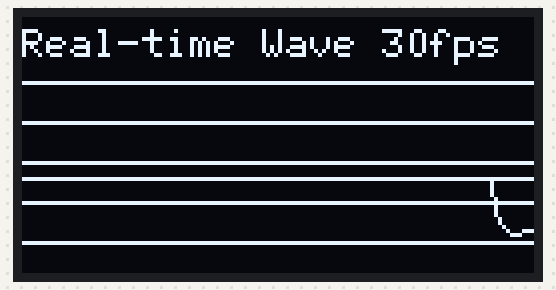
The sketch below on a simulated ESP32-S3. On the bench: 128×64 one-colour display.

Above: at 0.5 s.
At 5.74 s:
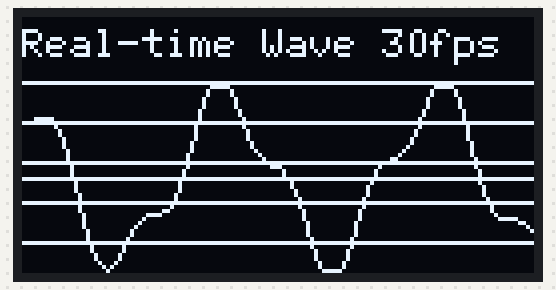
At 10.37 s:
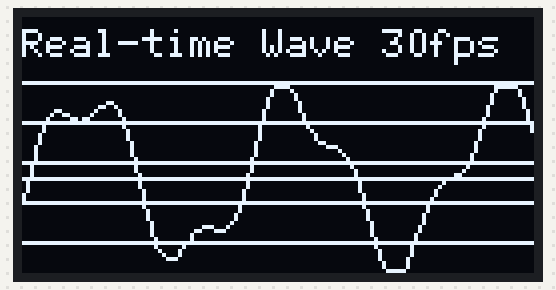
At 19.63 s:
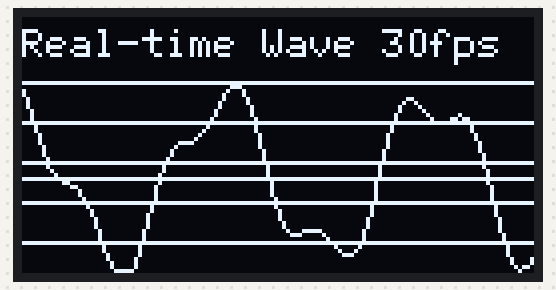
At 28.89 s:
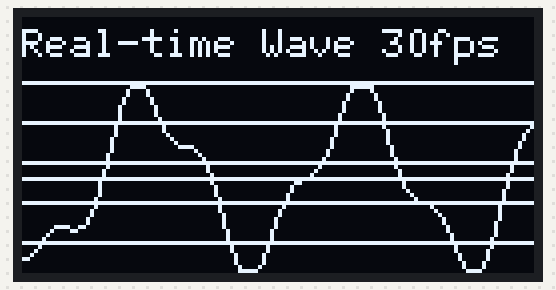
At 39.08 s:
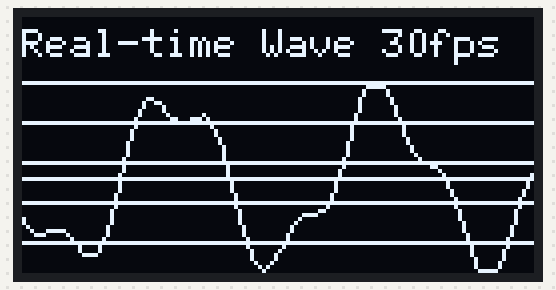

The sketch:

case02_wave.ino
```cpp
/*
 * 进阶案例 02: OLED 实时滚动波形(无外部硬件)
 * 知识点:
 *   1) 用数组保存历史采样值, 左移实现"滚动波形", 这是示波器/数据曲线的通用做法
 *   2) millis() 非阻塞定时替代 delay(), 固定帧率(约30fps)不卡死主循环
 *   3) drawLine 逐点连线、网格绘制
 * 以后把 sinf() 换成 ADC 读数/传感器读数, 就是一台迷你示波器。
 */

#include <U8g2lib.h>
#include <math.h>

U8G2_SSD1306_128X64_NONAME_F_SW_I2C u8g2(U8G2_R0, 38, 39, U8X8_PIN_NONE);

static const uint8_t W = 128;
static const uint8_t TOP = 16;          // 波形区顶部
static const uint8_t MID = 40;          // 波形中线
uint8_t wave[W];
float phase = 0.0f;
unsigned long lastFrame = 0;

void setup() {
  u8g2.begin();
  u8g2.setFont(u8g2_font_6x12_tr);
  for (uint8_t i = 0; i < W; i++) wave[i] = MID;
}

void loop() {
  // 非阻塞: 每 33ms 刷新一帧(~30fps)
  if (millis() - lastFrame < 33) return;
  lastFrame = millis();

  // 1) 历史数据整体左移一格
  memmove(wave, wave + 1, W - 1);

  // 2) 采"新样点": 基波 + 二次谐波叠加; 实战换成 analogRead/传感器
  phase += 0.12f;
  float v = 20.0f * sinf(phase) + 6.0f * sinf(phase * 2.7f + 1.0f);
  wave[W - 1] = (uint8_t)constrain(MID + v, TOP + 1, 63);

  // 3) 绘制
  u8g2.clearBuffer();
  u8g2.drawStr(0, 10, "Real-time Wave 30fps");

  // 横向网格线
  u8g2.setDrawColor(1);
  for (uint8_t y = TOP; y <= 60; y += 10) {
    u8g2.drawHLine(0, y, W);
  }
  // 中线加粗
  u8g2.drawHLine(0, MID, W);

  // 波形连线
  for (uint8_t x = 1; x < W; x++) {
    u8g2.drawLine(x - 1, wave[x - 1], x, wave[x]);
  }

  u8g2.sendBuffer();
}
```
